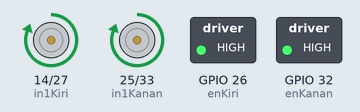
Recording of a sketch running on a simulated ESP32. On the bench: motor-driver pin pairs drawn as motors (green arrow = first pin HIGH = forward, orange = second pin HIGH = backward, longer = more drive), switched loads named in the sketch (green lamp = pin HIGH). What the sketch prints to the serial monitor is not drawn.

Above: at 1.0 s.
At 3.0 s:
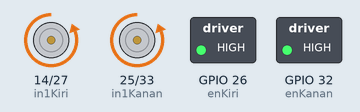
At 4.5 s:
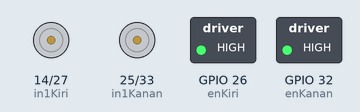
Timing chart, 0 to 6.5 s (numbered marks = the images above):
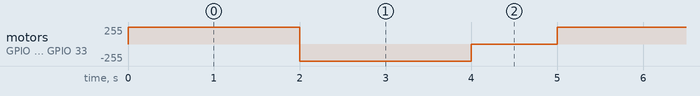

Measured:
- by itself, motor on GPIO 14 (in1Kiri) / GPIO 27 (in2Kiri), motor on GPIO 25 (in1Kanan) / GPIO 33 (in2Kanan): repeats every 5.0 s: backward 255/255 2.0 s, stopped 1.0 s, forward 255/255 2.0 s

The sketch:

code_roda_maju_mundur.ino
```cpp
const int enKiri = 26;
const int in1Kiri = 14;
const int in2Kiri = 27;

const int enKanan = 32;
const int in1Kanan = 25;
const int in2Kanan = 33;

void setup() {
  Serial.begin(115200);

  pinMode(enKiri, OUTPUT);
  pinMode(in1Kiri, OUTPUT);
  pinMode(in2Kiri, OUTPUT);

  pinMode(enKanan, OUTPUT);
  pinMode(in1Kanan, OUTPUT);
  pinMode(in2Kanan, OUTPUT);

  // Aktifkan driver motor full speed
  digitalWrite(enKiri, HIGH);
  digitalWrite(enKanan, HIGH);

  Serial.println("🚀 Sistem siap. Mulai loop...");
}

void loop() {
  maju();
  delay(2000);

  mundur();
  delay(2000);

  berhenti();
  delay(1000);
}

void maju() {
  digitalWrite(in1Kiri, HIGH);
  digitalWrite(in2Kiri, LOW);

  digitalWrite(in1Kanan, HIGH);
  digitalWrite(in2Kanan, LOW);

  Serial.println("🚗 Maju full speed");
}

void mundur() {
  digitalWrite(in1Kiri, LOW);
  digitalWrite(in2Kiri, HIGH);

  digitalWrite(in1Kanan, LOW);
  digitalWrite(in2Kanan, HIGH);

  Serial.println("↩️ Mundur full speed");
}

void berhenti() {
  digitalWrite(in1Kiri, LOW);
  digitalWrite(in2Kiri, LOW);

  digitalWrite(in1Kanan, LOW);
  digitalWrite(in2Kanan, LOW);

  Serial.println("🛑 Berhenti");
}
```
